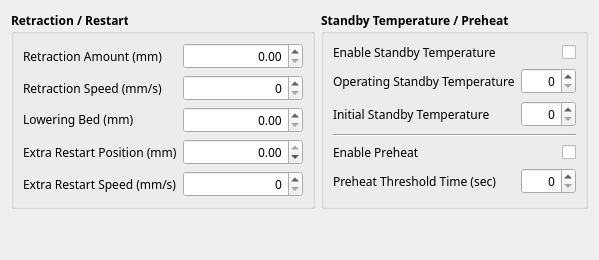
     <widget class="QWidget" name="tab_multi_nozzle">
      <attribute name="title">
       <string>Multi Nozzle</string>
      </attribute>
      <layout class="QGridLayout" name="gridLayout_5">
       <item row="0" column="0">
        <widget class="QGroupBox" name="groupBox_7">
         <property name="maximumSize">
          <size>
           <width>16777215</width>
           <height>16777215</height>
          </size>
         </property>
         <property name="font">
          <font>
           <family>맑은 고딕</family>
           <pointsize>9</pointsize>
           <weight>75</weight>
           <bold>true</bold>
          </font>
         </property>
         <property name="title">
          <string>Retraction / Restart</string>
         </property>
         <property name="flat">
          <bool>false</bool>
         </property>
         <layout class="QGridLayout" name="gridLayout_9" columnstretch="2,1">
          <item row="1" column="0">
           <widget class="QLabel" name="label_toolchange_retraction_speed">
            <property name="font">
             <font>
              <family>맑은 고딕</family>
              <pointsize>9</pointsize>
              <weight>50</weight>
              <bold>false</bold>
             </font>
            </property>
            <property name="toolTip">
             <string>nozzle_switch_retraction_speed_tooltip</string>
            </property>
            <property name="text">
             <string>Retraction Speed (mm/s)</string>
            </property>
           </widget>
          </item>
          <item row="1" column="1">
           <widget class="CustomDoubleSpinBox" name="doubleSpinBox_toolchange_retraction_speed">
            <property name="font">
             <font>
              <family>맑은 고딕</family>
              <pointsize>9</pointsize>
              <weight>50</weight>
              <bold>false</bold>
             </font>
            </property>
            <property name="toolTip">
             <string>nozzle_switch_retraction_speed_tooltip</string>
            </property>
            <property name="alignment">
             <set>Qt::AlignRight|Qt::AlignTrailing|Qt::AlignVCenter</set>
            </property>
            <property name="decimals">
             <number>0</number>
            </property>
            <property name="singleStep">
             <double>5.000000000000000</double>
            </property>
            <property name="originalValue" stdset="0">
             <double>0.000000000000000</double>
            </property>
           </widget>
          </item>
          <item row="3" column="1">
           <widget class="CustomDoubleSpinBox" name="doubleSpinBox_toolchange_extra_restart_amount">
            <property name="font">
             <font>
              <family>맑은 고딕</family>
              <pointsize>9</pointsize>
              <weight>50</weight>
              <bold>false</bold>
             </font>
            </property>
            <property name="toolTip">
             <string>extra_restart_position_tooltip</string>
            </property>
            <property name="alignment">
             <set>Qt::AlignRight|Qt::AlignTrailing|Qt::AlignVCenter</set>
            </property>
            <property name="minimum">
             <double>-99.000000000000000</double>
            </property>
            <property name="maximum">
             <double>0.000000000000000</double>
            </property>
            <property name="originalValue" stdset="0">
             <double>0.000000000000000</double>
            </property>
           </widget>
          </item>
          <item row="2" column="1">
           <widget class="CustomDoubleSpinBox" name="doubleSpinBox_toolchange_lowering_bed">
            <property name="font">
             <font>
              <family>맑은 고딕</family>
              <pointsize>9</pointsize>
              <weight>50</weight>
              <bold>false</bold>
             </font>
            </property>
            <property name="toolTip">
             <string>nozzle_switch_lowering_bed_tooltip</string>
            </property>
            <property name="alignment">
             <set>Qt::AlignRight|Qt::AlignTrailing|Qt::AlignVCenter</set>
            </property>
            <property name="singleStep">
             <double>0.100000000000000</double>
            </property>
            <property name="originalValue" stdset="0">
             <double>0.000000000000000</double>
            </property>
           </widget>
          </item>
          <item row="0" column="0">
           <widget class="QLabel" name="label_toolchange_retraction_amount">
            <property name="font">
             <font>
              <family>맑은 고딕</family>
              <pointsize>9</pointsize>
              <weight>50</weight>
              <bold>false</bold>
             </font>
            </property>
            <property name="toolTip">
             <string>nozzle_switch_retraction_amount_tooltip</string>
            </property>
            <property name="text">
             <string>Retraction Amount (mm)</string>
            </property>
           </widget>
          </item>
          <item row="2" column="0">
           <widget class="QLabel" name="label_toolchange_lowering_bed">
            <property name="font">
             <font>
              <family>맑은 고딕</family>
              <pointsize>9</pointsize>
              <weight>50</weight>
              <bold>false</bold>
             </font>
            </property>
            <property name="toolTip">
             <string>nozzle_switch_lowering_bed_tooltip</string>
            </property>
            <property name="text">
             <string notr="true">&lt;html&gt;&lt;head/&gt;&lt;body&gt;&lt;p&gt;&lt;img src=&quot;:/rodinP/Resources/linked.png&quot;/&gt;Lowering Bed (mm)&lt;/p&gt;&lt;/body&gt;&lt;/html&gt;</string>
            </property>
           </widget>
          </item>
          <item row="4" column="0">
           <widget class="QLabel" name="label_toolchange_extra_restart_speed">
            <property name="font">
             <font>
              <family>맑은 고딕</family>
              <pointsize>9</pointsize>
              <weight>50</weight>
              <bold>false</bold>
             </font>
            </property>
            <property name="toolTip">
             <string>extra_restart_speed_tooltip</string>
            </property>
            <property name="text">
             <string>Extra Restart Speed (mm/s)</string>
            </property>
           </widget>
          </item>
          <item row="4" column="1">
           <widget class="CustomDoubleSpinBox" name="doubleSpinBox_toolchange_extra_restart_speed">
            <property name="font">
             <font>
              <family>맑은 고딕</family>
              <pointsize>9</pointsize>
              <weight>50</weight>
              <bold>false</bold>
             </font>
            </property>
            <property name="toolTip">
             <string>extra_restart_speed_tooltip</string>
            </property>
            <property name="alignment">
             <set>Qt::AlignRight|Qt::AlignTrailing|Qt::AlignVCenter</set>
            </property>
            <property name="decimals">
             <number>0</number>
            </property>
            <property name="singleStep">
             <double>5.000000000000000</double>
            </property>
            <property name="originalValue" stdset="0">
             <double>0.000000000000000</double>
            </property>
           </widget>
          </item>
          <item row="0" column="1">
           <widget class="CustomDoubleSpinBox" name="doubleSpinBox_toolchange_retraction_amount">
            <property name="minimumSize">
             <size>
              <width>120</width>
              <height>0</height>
             </size>
            </property>
            <property name="maximumSize">
             <size>
              <width>16777215</width>
              <height>16777215</height>
             </size>
            </property>
            <property name="font">
             <font>
              <family>맑은 고딕</family>
              <pointsize>9</pointsize>
              <weight>50</weight>
              <bold>false</bold>
             </font>
            </property>
            <property name="toolTip">
             <string>nozzle_switch_retraction_amount_tooltip</string>
            </property>
            <property name="alignment">
             <set>Qt::AlignRight|Qt::AlignTrailing|Qt::AlignVCenter</set>
            </property>
            <property name="minimum">
             <double>0.000000000000000</double>
            </property>
            <property name="singleStep">
             <double>0.500000000000000</double>
            </property>
            <property name="originalValue" stdset="0">
             <double>0.000000000000000</double>
            </property>
           </widget>
          </item>
          <item row="3" column="0">
           <widget class="QLabel" name="label_toolchange_extra_restart_amount">
            <property name="font">
             <font>
              <family>맑은 고딕</family>
              <pointsize>9</pointsize>
              <weight>50</weight>
              <bold>false</bold>
             </font>
            </property>
            <property name="toolTip">
             <string>extra_restart_position_tooltip</string>
            </property>
            <property name="text">
             <string>Extra Restart Position (mm)</string>
            </property>
           </widget>
          </item>
         </layout>
        </widget>
       </item>
       <item row="0" column="1">
        <widget class="QGroupBox" name="groupBox">
         <property name="font">
          <font>
           <family>맑은 고딕</family>
           <pointsize>9</pointsize>
           <weight>75</weight>
           <bold>true</bold>
          </font>
         </property>
         <property name="title">
          <string>Standby Temperature / Preheat</string>
         </property>
         <layout class="QGridLayout" name="gridLayout_10" columnstretch="2,1">
          <item row="3" column="0" colspan="2">
           <widget class="Line" name="line_preheat">
            <property name="orientation">
             <enum>Qt::Horizontal</enum>
            </property>
           </widget>
          </item>
          <item row="4" column="0">
           <widget class="QLabel" name="label_preheat_enabled">
            <property name="font">
             <font>
              <family>맑은 고딕</family>
              <pointsize>9</pointsize>
              <weight>50</weight>
              <bold>false</bold>
             </font>
            </property>
            <property name="toolTip">
             <string>preheat_enabled_tooltip</string>
            </property>
            <property name="text">
             <string>Enable Preheat</string>
            </property>
           </widget>
          </item>
          <item row="5" column="1">
           <widget class="CustomDoubleSpinBox" name="doubleSpinBox_preheat_threshold_time">
            <property name="font">
             <font>
              <family>맑은 고딕</family>
              <pointsize>9</pointsize>
              <weight>50</weight>
              <bold>false</bold>
             </font>
            </property>
            <property name="toolTip">
             <string>preheat_threshold_time_tooltip</string>
            </property>
            <property name="alignment">
             <set>Qt::AlignRight|Qt::AlignTrailing|Qt::AlignVCenter</set>
            </property>
            <property name="decimals">
             <number>0</number>
            </property>
            <property name="maximum">
             <double>3600.000000000000000</double>
            </property>
            <property name="singleStep">
             <double>5.000000000000000</double>
            </property>
            <property name="originalValue" stdset="0">
             <double>0.000000000000000</double>
            </property>
           </widget>
          </item>
          <item row="4" column="1">
           <widget class="CustomCheckBox" name="checkBox_preheat_enabled">
            <property name="font">
             <font>
              <family>맑은 고딕</family>
              <pointsize>9</pointsize>
              <weight>50</weight>
              <bold>false</bold>
             </font>
            </property>
            <property name="toolTip">
             <string>preheat_enabled_tooltip</string>
            </property>
            <property name="layoutDirection">
             <enum>Qt::RightToLeft</enum>
            </property>
            <property name="text">
             <string/>
            </property>
            <property name="originalValue" stdset="0">
             <bool>false</bool>
            </property>
           </widget>
          </item>
          <item row="5" column="0">
           <widget class="QLabel" name="label_preheat_threshold_time">
            <property name="font">
             <font>
              <family>맑은 고딕</family>
              <pointsize>9</pointsize>
              <weight>50</weight>
              <bold>false</bold>
             </font>
            </property>
            <property name="toolTip">
             <string>preheat_threshold_time_tooltip</string>
            </property>
            <property name="text">
             <string>Preheat Threshold Time (sec)</string>
            </property>
           </widget>
          </item>
          <item row="0" column="0">
           <widget class="QLabel" name="label_standby_temperature_enabled">
            <property name="font">
             <font>
              <family>맑은 고딕</family>
              <pointsize>9</pointsize>
              <weight>50</weight>
              <bold>false</bold>
             </font>
            </property>
            <property name="toolTip">
             <string>enable_standby_temperature_tooltip</string>
            </property>
            <property name="text">
             <string>Enable Standby Temperature</string>
            </property>
           </widget>
          </item>
          <item row="2" column="0">
           <widget class="QLabel" name="label_initial_standby_temperature">
            <property name="font">
             <font>
              <family>맑은 고딕</family>
              <pointsize>9</pointsize>
              <weight>50</weight>
              <bold>false</bold>
             </font>
            </property>
            <property name="toolTip">
             <string>initial_standby_temperature_tooltip</string>
            </property>
            <property name="text">
             <string>Initial Standby Temperature</string>
            </property>
           </widget>
          </item>
          <item row="1" column="0">
           <widget class="QLabel" name="label_operating_standby_temperature">
            <property name="font">
             <font>
              <family>맑은 고딕</family>
              <pointsize>9</pointsize>
              <weight>50</weight>
              <bold>false</bold>
             </font>
            </property>
            <property name="toolTip">
             <string>operating_standby_temperature_tooltip</string>
            </property>
            <property name="text">
             <string>Operating Standby Temperature</string>
            </property>
           </widget>
          </item>
          <item row="0" column="1">
           <widget class="CustomCheckBox" name="checkBox_standby_temperature_enabled">
            <property name="font">
             <font>
              <family>맑은 고딕</family>
              <pointsize>9</pointsize>
              <weight>50</weight>
              <bold>false</bold>
             </font>
            </property>
            <property name="toolTip">
             <string>enable_standby_temperature_tooltip</string>
            </property>
            <property name="layoutDirection">
             <enum>Qt::RightToLeft</enum>
            </property>
            <property name="text">
             <string/>
            </property>
            <property name="originalValue" stdset="0">
             <bool>false</bool>
            </property>
           </widget>
          </item>
          <item row="1" column="1">
           <widget class="CustomSpinBox" name="spinBox_operating_standby_temperature">
            <property name="font">
             <font>
              <family>맑은 고딕</family>
              <pointsize>9</pointsize>
              <weight>50</weight>
              <bold>false</bold>
             </font>
            </property>
            <property name="toolTip">
             <string>operating_standby_temperature_tooltip</string>
            </property>
            <property name="layoutDirection">
             <enum>Qt::LeftToRight</enum>
            </property>
            <property name="alignment">
             <set>Qt::AlignRight|Qt::AlignTrailing|Qt::AlignVCenter</set>
            </property>
            <property name="maximum">
             <number>100</number>
            </property>
            <property name="singleStep">
             <number>5</number>
            </property>
           </widget>
          </item>
          <item row="2" column="1">
           <widget class="CustomSpinBox" name="spinBox_initial_standby_temperature">
            <property name="font">
             <font>
              <family>맑은 고딕</family>
              <pointsize>9</pointsize>
              <weight>50</weight>
              <bold>false</bold>
             </font>
            </property>
            <property name="toolTip">
             <string>initial_standby_temperature_tooltip</string>
            </property>
            <property name="layoutDirection">
             <enum>Qt::LeftToRight</enum>
            </property>
            <property name="alignment">
             <set>Qt::AlignRight|Qt::AlignTrailing|Qt::AlignVCenter</set>
            </property>
            <property name="maximum">
             <number>100</number>
            </property>
            <property name="singleStep">
             <number>5</number>
            </property>
           </widget>
          </item>
         </layout>
        </widget>
       </item>
       <item row="1" column="0">
        <spacer name="verticalSpacer">
         <property name="orientation">
          <enum>Qt::Vertical</enum>
         </property>
         <property name="sizeHint" stdset="0">
          <size>
           <width>20</width>
           <height>40</height>
          </size>
         </property>
        </spacer>
       </item>
      </layout>
     </widget>
